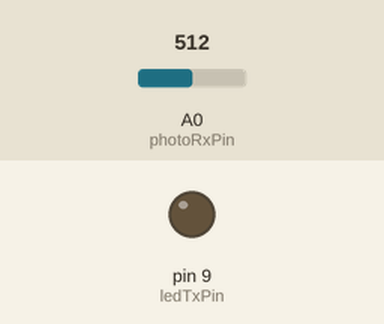
This sketch was run on a simulated Arduino Uno, built with avr-gcc and run on an emulated ATmega328P. Shown: output pins drawn as LEDs (lit = HIGH). The inputs (shaded band) are chosen by the test bench; at power-on: A0 (photoRxPin) = 512. What the sketch prints to the serial monitor is not drawn.

Above: at 2.6 s.
2.7 s: A0 (photoRxPin) set to 483
Timing chart, 0 to 12.2 s (numbered marks = the images above; inputs shaded):
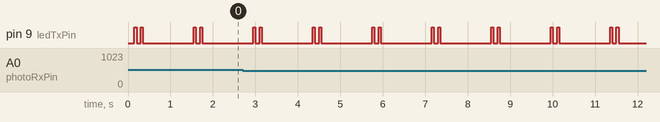

Measured:
- by itself, pin 9 (ledTxPin): repeats every 1.4 s: LOW 0.10 s, HIGH 0.05 s, LOW 1.2 s, HIGH 0.05 s

The sketch:

lifi_transmitter_receiver.ino
```cpp
/*
  Project: Secure Underwater Data & Audio Transmission System using Li-Fi Technology
  Target: Embedded Systems / Hardware Prototype
  Description: Microcontroller-based optical wireless communication using modulation.
*/

#include <Arduino.h>

// Define pins for Transmitter and Receiver
const int ledTxPin = 9;      // PWM Pin connected to transmitter LED/Laser
const int photoRxPin = A0;   // Analog Pin connected to photodiode receiver

const int thresholdLevel = 500; // Threshold to detect light pulses

void setup() {
  // Initialize Serial Communication for debugging
  Serial.begin(9600);

  // Configure Pins
  pinMode(ledTxPin, OUTPUT);
  pinMode(photoRxPin, INPUT);

  Serial.println("Li-Fi Communication System Initialized.");
}

void loop() {
  // --- TRANSMITTER DEMO (Sending Data via Light Modulation) ---
  char dataToSend = 'H'; // Sample character
  transmitData(dataToSend);

  // --- RECEIVER DEMO (Reading Data via Photodiode) ---
  int lightSensorValue = analogRead(photoRxPin);

  if (lightSensorValue > thresholdLevel) {
    Serial.println("Light Pulse Detected: HIGH (Binary 1)");
  } else {
    Serial.println("Light Pulse Detected: LOW (Binary 0)");
  }

  delay(1000); // 1-second transmission interval
}

void transmitData(char data) {
  // Simple On-Off Keying (OOK) modulation based on bits
  for (int i = 0; i < 8; i++) {
    if ((data >> i) & 0x01) {
      digitalWrite(ledTxPin, HIGH); // Send bit 1 (Light ON)
    } else {
      digitalWrite(ledTxPin, LOW);  // Send bit 0 (Light OFF)
    }
    delay(50); // Modulation delay
  }
  digitalWrite(ledTxPin, LOW);
}
```
